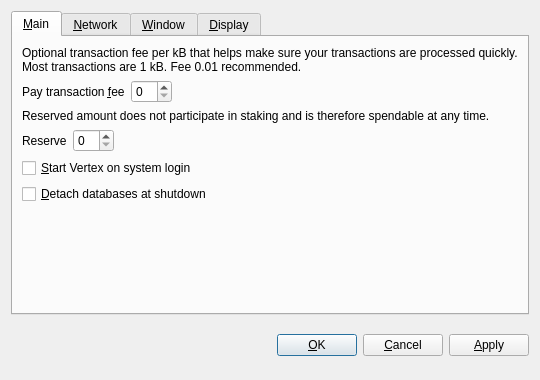
<?xml version="1.0" encoding="UTF-8"?>
<ui version="4.0">
 <class>OptionsDialog</class>
 <widget class="QDialog" name="OptionsDialog">
  <property name="geometry">
   <rect>
    <x>0</x>
    <y>0</y>
    <width>540</width>
    <height>380</height>
   </rect>
  </property>
  <property name="windowTitle">
   <string>Options</string>
  </property>
  <property name="modal">
   <bool>true</bool>
  </property>
  <layout class="QVBoxLayout" name="verticalLayout">
   <item>
    <widget class="QTabWidget" name="tabWidget">
     <property name="tabPosition">
      <enum>QTabWidget::North</enum>
     </property>
     <property name="currentIndex">
      <number>0</number>
     </property>
     <widget class="QWidget" name="tabMain">
      <attribute name="title">
       <string>&amp;Main</string>
      </attribute>
      <layout class="QVBoxLayout" name="verticalLayout_Main">
       <item>
        <widget class="QLabel" name="transactionFeeInfoLabel">
         <property name="text">
          <string>Optional transaction fee per kB that helps make sure your transactions are processed quickly. Most transactions are 1 kB. Fee 0.01 recommended.</string>
         </property>
         <property name="textFormat">
          <enum>Qt::PlainText</enum>
         </property>
         <property name="wordWrap">
          <bool>true</bool>
         </property>
        </widget>
       </item>
       <item>
        <layout class="QHBoxLayout" name="horizontalLayoutFee">
         <item>
          <widget class="QLabel" name="transactionFeeLabel">
           <property name="text">
            <string>Pay transaction &amp;fee</string>
           </property>
           <property name="textFormat">
            <enum>Qt::PlainText</enum>
           </property>
           <property name="buddy">
            <cstring>transactionFee</cstring>
           </property>
          </widget>
         </item>
         <item>
          <widget class="BitcoinAmountField" name="transactionFee"/>
         </item>
         <item>
          <spacer name="horizontalSpacerFee">
           <property name="orientation">
            <enum>Qt::Horizontal</enum>
           </property>
           <property name="sizeHint" stdset="0">
            <size>
             <width>40</width>
             <height>20</height>
            </size>
           </property>
          </spacer>
         </item>
        </layout>
       </item>
       <item>
        <widget class="QLabel" name="reserveBalanceInfoLabel">
         <property name="text">
          <string>Reserved amount does not participate in staking and is therefore spendable at any time.</string>
         </property>
         <property name="textFormat">
          <enum>Qt::PlainText</enum>
         </property>
         <property name="wordWrap">
          <bool>true</bool>
         </property>
        </widget>
       </item>
       <item>
        <layout class="QHBoxLayout" name="horizontalLayoutReserveBalance">
         <item>
          <widget class="QLabel" name="reserveBalanceLabel">
           <property name="text">
            <string>Reserve</string>
           </property>
           <property name="textFormat">
            <enum>Qt::PlainText</enum>
           </property>
           <property name="buddy">
            <cstring>reserveBalance</cstring>
           </property>
          </widget>
         </item>
         <item>
          <widget class="BitcoinAmountField" name="reserveBalance"/>
         </item>
         <item>
          <spacer name="horizontalSpacerReserveBalance">
           <property name="orientation">
            <enum>Qt::Horizontal</enum>
           </property>
           <property name="sizeHint" stdset="0">
            <size>
             <width>40</width>
             <height>20</height>
            </size>
           </property>
          </spacer>
         </item>
        </layout>
       </item>
       <item>
        <widget class="QCheckBox" name="bitcoinAtStartup">
         <property name="toolTip">
          <string>Automatically start Vertex after logging in to the system.</string>
         </property>
         <property name="text">
          <string>&amp;Start Vertex on system login</string>
         </property>
        </widget>
       </item>
       <item>
        <widget class="QCheckBox" name="detachDatabases">
         <property name="toolTip">
          <string>Detach block and address databases at shutdown. This means they can be moved to another data directory, but it slows down shutdown. The wallet is always detached.</string>
         </property>
         <property name="text">
          <string>&amp;Detach databases at shutdown</string>
         </property>
        </widget>
       </item>
       <item>
        <spacer name="verticalSpacer_Main">
         <property name="orientation">
          <enum>Qt::Vertical</enum>
         </property>
         <property name="sizeHint" stdset="0">
          <size>
           <width>20</width>
           <height>40</height>
          </size>
         </property>
        </spacer>
       </item>
      </layout>
     </widget>
     <widget class="QWidget" name="tabNetwork">
      <attribute name="title">
       <string>&amp;Network</string>
      </attribute>
      <layout class="QVBoxLayout" name="verticalLayout_Network">
       <item>
        <widget class="QCheckBox" name="mapPortUpnp">
         <property name="toolTip">
          <string>Automatically open the Vertex client port on the router. This only works when your router supports UPnP and it is enabled.</string>
         </property>
         <property name="text">
          <string>Map port using &amp;UPnP</string>
         </property>
        </widget>
       </item>
       <item>
        <widget class="QCheckBox" name="connectSocks">
         <property name="toolTip">
          <string>Connect to the Vertex network through a SOCKS proxy (e.g. when connecting through Tor).</string>
         </property>
         <property name="text">
          <string>&amp;Connect through SOCKS proxy:</string>
         </property>
        </widget>
       </item>
       <item>
        <layout class="QHBoxLayout" name="horizontalLayout_Network">
         <item>
          <widget class="QLabel" name="proxyIpLabel">
           <property name="text">
            <string>Proxy &amp;IP:</string>
           </property>
           <property name="textFormat">
            <enum>Qt::PlainText</enum>
           </property>
           <property name="buddy">
            <cstring>proxyIp</cstring>
           </property>
          </widget>
         </item>
         <item>
          <widget class="QValidatedLineEdit" name="proxyIp">
           <property name="maximumSize">
            <size>
             <width>140</width>
             <height>16777215</height>
            </size>
           </property>
           <property name="toolTip">
            <string>IP address of the proxy (e.g. 127.0.0.1)</string>
           </property>
          </widget>
         </item>
         <item>
          <widget class="QLabel" name="proxyPortLabel">
           <property name="text">
            <string>&amp;Port:</string>
           </property>
           <property name="textFormat">
            <enum>Qt::PlainText</enum>
           </property>
           <property name="buddy">
            <cstring>proxyPort</cstring>
           </property>
          </widget>
         </item>
         <item>
          <widget class="QLineEdit" name="proxyPort">
           <property name="maximumSize">
            <size>
             <width>55</width>
             <height>16777215</height>
            </size>
           </property>
           <property name="toolTip">
            <string>Port of the proxy (e.g. 9050)</string>
           </property>
          </widget>
         </item>
         <item>
          <widget class="QLabel" name="socksVersionLabel">
           <property name="text">
            <string>SOCKS &amp;Version:</string>
           </property>
           <property name="textFormat">
            <enum>Qt::PlainText</enum>
           </property>
           <property name="buddy">
            <cstring>socksVersion</cstring>
           </property>
          </widget>
         </item>
         <item>
          <widget class="QValueComboBox" name="socksVersion">
           <property name="toolTip">
            <string>SOCKS version of the proxy (e.g. 5)</string>
           </property>
          </widget>
         </item>
         <item>
          <spacer name="horizontalSpacer_Network">
           <property name="orientation">
            <enum>Qt::Horizontal</enum>
           </property>
           <property name="sizeHint" stdset="0">
            <size>
             <width>40</width>
             <height>20</height>
            </size>
           </property>
          </spacer>
         </item>
        </layout>
       </item>
       <item>
        <spacer name="verticalSpacer_Network">
         <property name="orientation">
          <enum>Qt::Vertical</enum>
         </property>
         <property name="sizeHint" stdset="0">
          <size>
           <width>20</width>
           <height>40</height>
          </size>
         </property>
        </spacer>
       </item>
      </layout>
     </widget>
     <widget class="QWidget" name="tabWindow">
      <attribute name="title">
       <string>&amp;Window</string>
      </attribute>
      <layout class="QVBoxLayout" name="verticalLayout_Window">
       <item>
        <widget class="QCheckBox" name="minimizeToTray">
         <property name="toolTip">
          <string>Show only a tray icon after minimizing the window.</string>
         </property>
         <property name="text">
          <string>&amp;Minimize to the tray instead of the taskbar</string>
         </property>
        </widget>
       </item>
       <item>
        <widget class="QCheckBox" name="minimizeOnClose">
         <property name="toolTip">
          <string>Minimize instead of exit the application when the window is closed. When this option is enabled, the application will be closed only after selecting Quit in the menu.</string>
         </property>
         <property name="text">
          <string>M&amp;inimize on close</string>
         </property>
        </widget>
       </item>
       <item>
        <spacer name="verticalSpacer_Window">
         <property name="orientation">
          <enum>Qt::Vertical</enum>
         </property>
         <property name="sizeHint" stdset="0">
          <size>
           <width>20</width>
           <height>40</height>
          </size>
         </property>
        </spacer>
       </item>
      </layout>
     </widget>
     <widget class="QWidget" name="tabDisplay">
      <attribute name="title">
       <string>&amp;Display</string>
      </attribute>
      <layout class="QVBoxLayout" name="verticalLayout_Display">
       <item>
        <layout class="QHBoxLayout" name="horizontalLayout_1_Display">
         <item>
          <widget class="QLabel" name="langLabel">
           <property name="text">
            <string>User Interface &amp;language:</string>
           </property>
           <property name="textFormat">
            <enum>Qt::PlainText</enum>
           </property>
           <property name="buddy">
            <cstring>lang</cstring>
           </property>
          </widget>
         </item>
         <item>
          <widget class="QValueComboBox" name="lang">
           <property name="toolTip">
            <string>The user interface language can be set here. This setting will take effect after restarting Vertex.</string>
           </property>
          </widget>
         </item>
        </layout>
       </item>
       <item>
        <layout class="QHBoxLayout" name="horizontalLayout_2_Display">
         <item>
          <widget class="QLabel" name="unitLabel">
           <property name="text">
            <string>&amp;Unit to show amounts in:</string>
           </property>
           <property name="textFormat">
            <enum>Qt::PlainText</enum>
           </property>
           <property name="buddy">
            <cstring>unit</cstring>
           </property>
          </widget>
         </item>
         <item>
          <widget class="QValueComboBox" name="unit">
           <property name="toolTip">
            <string>Choose the default subdivision unit to show in the interface and when sending coins.</string>
           </property>
          </widget>
         </item>
        </layout>
       </item>
       <item>
        <widget class="QCheckBox" name="displayAddresses">
         <property name="toolTip">
          <string>Whether to show Vertex addresses in the transaction list or not.</string>
         </property>
         <property name="text">
          <string>&amp;Display addresses in transaction list</string>
         </property>
        </widget>
       </item>
       <item>
        <widget class="QCheckBox" name="coinControlFeatures">
         <property name="toolTip">
          <string>Whether to show coin control features or not.</string>
         </property>
         <property name="text">
          <string>Display coin &amp;control features (experts only!)</string>
         </property>
        </widget>
       </item>
       <item>
        <spacer name="verticalSpacer_Display">
         <property name="orientation">
          <enum>Qt::Vertical</enum>
         </property>
         <property name="sizeHint" stdset="0">
          <size>
           <width>20</width>
           <height>40</height>
          </size>
         </property>
        </spacer>
       </item>
      </layout>
     </widget>
    </widget>
   </item>
   <item>
    <layout class="QHBoxLayout" name="horizontalLayout_Buttons">
     <item>
      <spacer name="horizontalSpacer_1">
       <property name="orientation">
        <enum>Qt::Horizontal</enum>
       </property>
       <property name="sizeHint" stdset="0">
        <size>
         <width>40</width>
         <height>48</height>
        </size>
       </property>
      </spacer>
     </item>
     <item>
      <widget class="QLabel" name="statusLabel">
       <property name="font">
        <font>
         <weight>75</weight>
         <bold>true</bold>
        </font>
       </property>
       <property name="text">
        <string/>
       </property>
       <property name="textFormat">
        <enum>Qt::PlainText</enum>
       </property>
       <property name="wordWrap">
        <bool>true</bool>
       </property>
      </widget>
     </item>
     <item>
      <spacer name="horizontalSpacer_2">
       <property name="orientation">
        <enum>Qt::Horizontal</enum>
       </property>
       <property name="sizeHint" stdset="0">
        <size>
         <width>40</width>
         <height>48</height>
        </size>
       </property>
      </spacer>
     </item>
     <item>
      <widget class="QPushButton" name="okButton">
       <property name="text">
        <string>&amp;OK</string>
       </property>
      </widget>
     </item>
     <item>
      <widget class="QPushButton" name="cancelButton">
       <property name="text">
        <string>&amp;Cancel</string>
       </property>
       <property name="autoDefault">
        <bool>false</bool>
       </property>
      </widget>
     </item>
     <item>
      <widget class="QPushButton" name="applyButton">
       <property name="text">
        <string>&amp;Apply</string>
       </property>
       <property name="autoDefault">
        <bool>false</bool>
       </property>
      </widget>
     </item>
    </layout>
   </item>
  </layout>
 </widget>
 <customwidgets>
  <customwidget>
   <class>BitcoinAmountField</class>
   <extends>QSpinBox</extends>
   <header>bitcoinamountfield.h</header>
  </customwidget>
  <customwidget>
   <class>QValueComboBox</class>
   <extends>QComboBox</extends>
   <header>qvaluecombobox.h</header>
  </customwidget>
  <customwidget>
   <class>QValidatedLineEdit</class>
   <extends>QLineEdit</extends>
   <header>qvalidatedlineedit.h</header>
  </customwidget>
 </customwidgets>
 <resources/>
 <connections/>
</ui>
